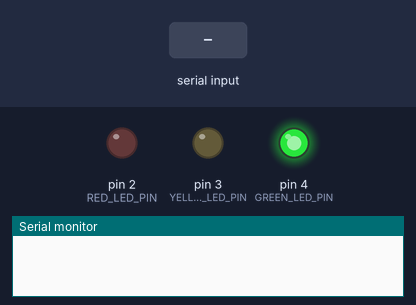
The sketch below on a simulated Arduino Uno, built with avr-gcc and run on an emulated ATmega328P. Parts: output pins drawn as LEDs (lit = HIGH), the last lines printed to the serial monitor. The test bench sets the inputs (shaded band).

Above: at 1.2 s.
1.3 s: byte 99 (CHANGE_MODE) received over Serial
At 1.7 s:
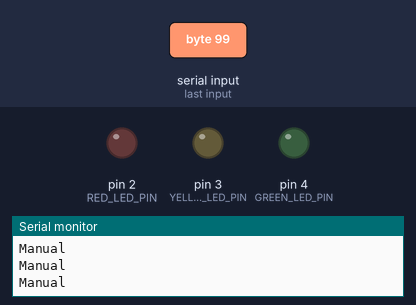
2.8 s: byte 114 (SET_MANUAL_RED) received over Serial
At 3.1 s:
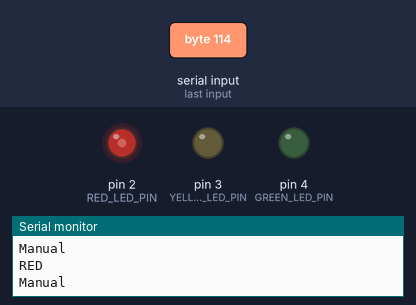
4.3 s: byte 103 (SET_MANUAL_GREEN) received over Serial
At 4.55 s:
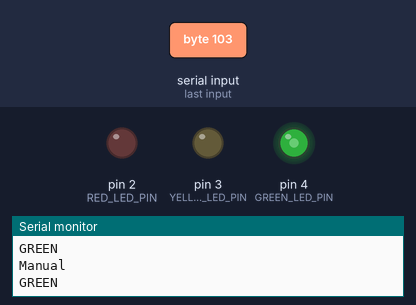
7.3 s: byte 99 (CHANGE_MODE) received over Serial
At 14.2 s:
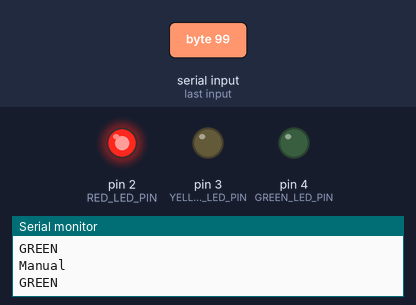
Timing chart, 0 to 14.5 s (numbered marks = the images above; inputs shaded):
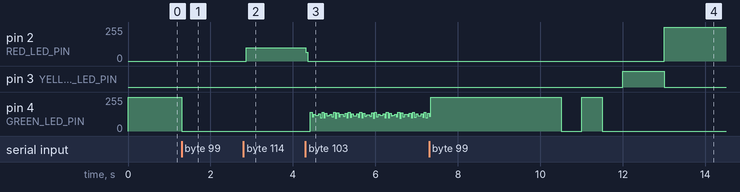

Measured:
- after the input at 1.3 s, pin 4 (GREEN_LED_PIN): 255/255 → 0/255 at once
- after the input at 2.8 s, pin 2 (RED_LED_PIN): 0/255 → 99/255 after 0.07 s
- after the input at 4.3 s, pin 2 (RED_LED_PIN): 99/255 → 0/255 at once
- after the input at 7.3 s, pin 2 (RED_LED_PIN): 0/255 → 255/255 after 5.7 s; pin 3 (YELLOW_LED_PIN): LOW → HIGH after 4.7 s, → LOW 1.0 s later

The sketch:

traffic_light.ino
```cpp
#define GREEN_LED_PIN 4 // зеленый
#define YELLOW_LED_PIN 3 // желтый (синий)
#define RED_LED_PIN 2 // красный

//#define SET_AUTO_MODE 'a'
//#define SET_MANUAL_MODE 'm'
#define CHANGE_MODE 'c'

#define SET_MANUAL_RED 'r'
#define SET_MANUAL_GREEN 'g'

#define STATE_AUTO 0
#define STATE_MANUAL 1

#define BLINK_INTERVAL 500

int state = STATE_AUTO;
long int previous_millis = 0;
int iteration = 0;

long int green_light = 10000; // зеленый светится (10 с)
long int green_blink = 2000; // зеленый мигает (2 с)
long int yellow_light = 1000; // желтый светится (1 с)
long int red_light = 7000; // красный светится (7 с)
long int yellow_for_manual = 3000; // перевод через желтый (синий)(3 с)

long int manual_duration = 60000; // 60 секунд

bool is_auto = true;
bool is_manual = false;
bool is_green = false;
bool is_red = false;

void setup() {
  Serial.begin(9600);

  pinMode(RED_LED_PIN, OUTPUT);
  pinMode(YELLOW_LED_PIN, OUTPUT);
  pinMode(GREEN_LED_PIN, OUTPUT);
}

void func_for_auto_mode() {
  long int current_millis = millis();
  //Serial.println("Auto");

  // зеленый светится
  if (iteration == 0) {
    digitalWrite(GREEN_LED_PIN, HIGH);

    if (current_millis - previous_millis >= green_light) {
      previous_millis = current_millis;
      iteration++; // переходим к след. этапу
    }
  }

  // зеленый мигает
  else if (iteration == 1) {
    if ((current_millis / 500) % 2 == 0) {
      digitalWrite(GREEN_LED_PIN, HIGH);
    }

    else {
      digitalWrite(GREEN_LED_PIN, LOW);
    }

    if (current_millis - previous_millis >= green_blink) {
      previous_millis = current_millis;
      digitalWrite(GREEN_LED_PIN, LOW);
      iteration++;
    }
  }

  // желтый светится
  else if (iteration == 2) {
    digitalWrite(YELLOW_LED_PIN, HIGH);

    if (current_millis - previous_millis >= yellow_light) {
      previous_millis = current_millis;
      digitalWrite(YELLOW_LED_PIN, LOW);
      iteration++; // переходим к след. этапу
    }
  }

  // красный светится
  else if (iteration == 3) {
    digitalWrite(RED_LED_PIN, HIGH);

    if (current_millis - previous_millis >= red_light) {
      previous_millis = current_millis;
      digitalWrite(RED_LED_PIN, LOW);
      iteration++; // переходим к след. этапу
    }
  }

  // желтый снова светится
  else if (iteration == 4) {
    digitalWrite(YELLOW_LED_PIN, HIGH);

    if (current_millis - previous_millis >= yellow_light) {
      previous_millis = current_millis;
      digitalWrite(YELLOW_LED_PIN, LOW);
      iteration = 0; // возвращаемся к началу
    }
  }
}

void func_for_manual_mode() {
  long int start_manual = millis();
  turn_off_all_LEDs();

  Serial.println("Manual");

  if (manual_duration - start_manual > 0) { // если не прошло 60 секунд
    read_commands();

    if (is_red) {
      //is_green = false;
      //is_red = true;

      turn_off_all_LEDs();
      digitalWrite(RED_LED_PIN, HIGH);
      Serial.println("RED");
    }

    else if (is_green) {
      //is_red = false;
      //is_green = true;

      turn_off_all_LEDs();
      digitalWrite(GREEN_LED_PIN, HIGH);
      Serial.println("GREEN");
    }
  }

  else {
    turn_off_all_LEDs();
    digitalWrite(YELLOW_LED_PIN, HIGH);
    Serial.print("60sec");

    long int current_millis_yellow = millis();

    if (current_millis_yellow - previous_millis >= yellow_for_manual) {
      digitalWrite(YELLOW_LED_PIN, LOW);
      previous_millis = current_millis_yellow;
    }

    is_manual = false;
    is_auto = true;
  }
}

void turn_off_all_LEDs() {
  digitalWrite(RED_LED_PIN, LOW);
  digitalWrite(YELLOW_LED_PIN, LOW);
  digitalWrite(GREEN_LED_PIN, LOW);
}

void read_commands() {
  if (Serial.available() > 0) {
    char command = Serial.read();

    switch (command) {
      case CHANGE_MODE:
        if (is_auto == true) {
          state = STATE_MANUAL;

          is_auto = false;
          is_manual = true;

          break;
        }

        else if(is_manual == true) {
          state = STATE_AUTO;

          iteration = 0;
          is_manual = false;
          is_auto = true;

          break;
        }

      case SET_MANUAL_RED:
        is_green = false;
        is_red = true;

        break;

      case SET_MANUAL_GREEN:
        is_red = false;
        is_green = true;

        break;
    }
  }
}

void loop() {
    read_commands();

    if (is_auto) {
      func_for_auto_mode();
    }

    else if (is_manual) {
      func_for_manual_mode();
    }
}
```
